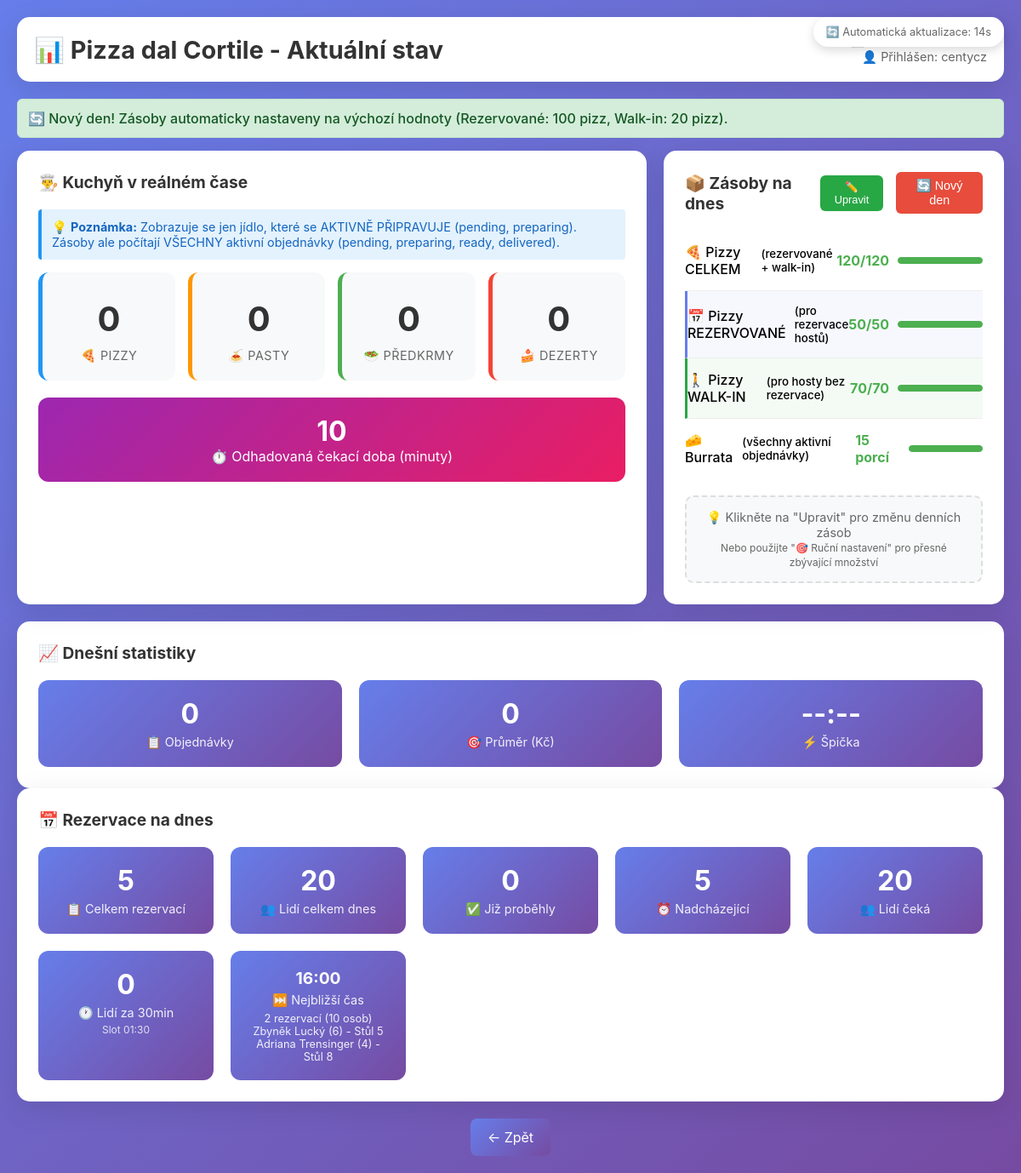
/pizza/status_dashboard.php (signed in), run on an earlier commit of the app's database.
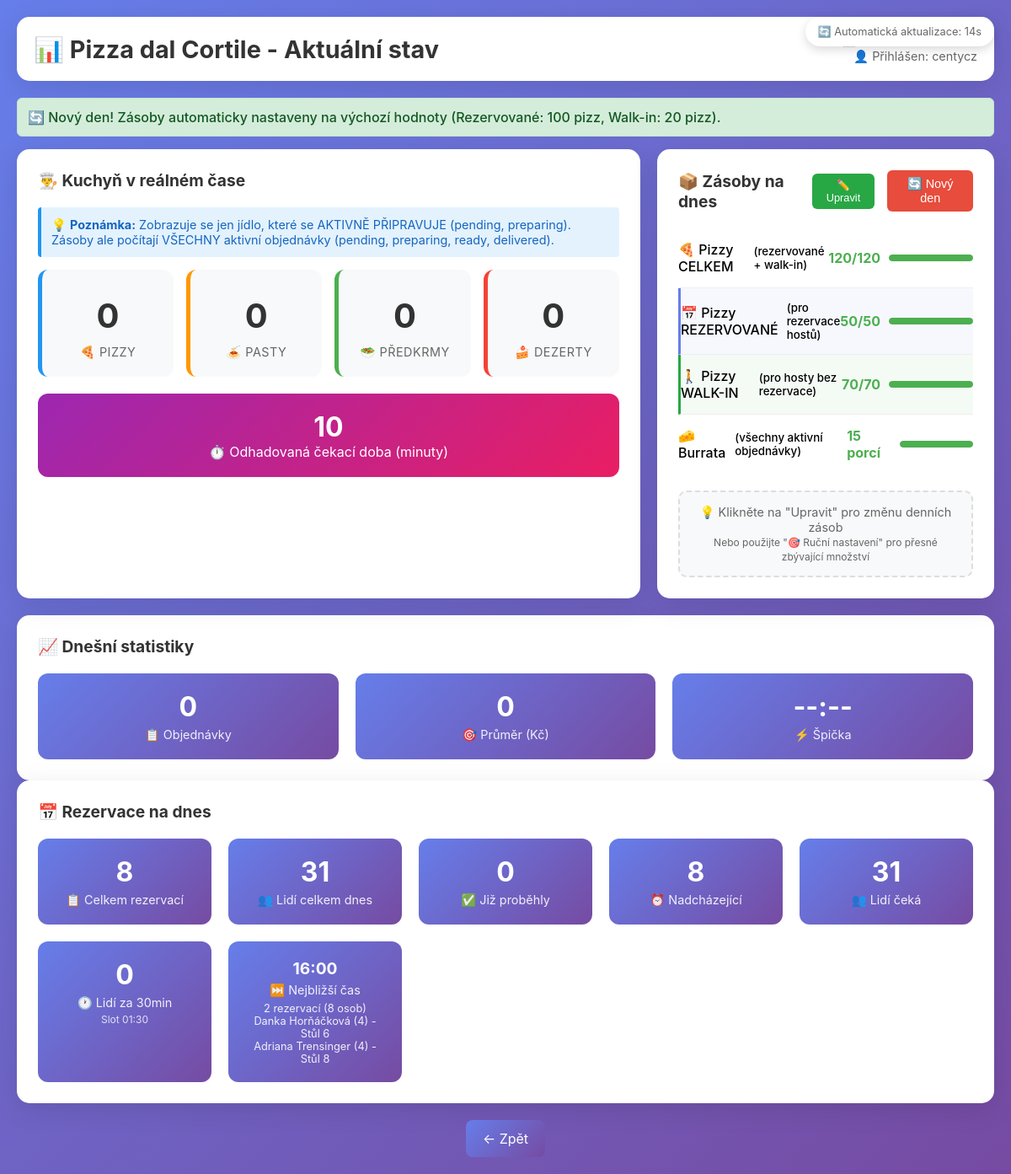
And on a later commit of the database.
### tables this page shows
CREATE TABLE `reservations` (
  `id` int(11) NOT NULL,
  `customer_name` varchar(100) NOT NULL,
  `phone` varchar(20) NOT NULL,
  `email` varchar(100) DEFAULT NULL,
  `party_size` int(11) NOT NULL,
  `reservation_date` date NOT NULL,
  `reservation_time` time NOT NULL,
  `start_datetime` datetime NOT NULL,
  `end_datetime` datetime NOT NULL,
  `manual_duration_minutes` int(11) DEFAULT NULL,
  `table_number` int(11) DEFAULT NULL,
  `status` enum('pending','confirmed','seated','finished','cancelled','no_show') DEFAULT 'pending',
  `notes` text DEFAULT NULL,
  `created_at` timestamp NULL DEFAULT current_timestamp(),
  `updated_at` timestamp NULL DEFAULT current_timestamp() ON UPDATE current_timestamp(),
  `created_by` varchar(50) DEFAULT NULL,
  `source` varchar(20) NOT NULL DEFAULT 'web'
);

### pizza/status_dashboard.php (the view, shortened to what the rows shown need)
<?php
try {
    $pdo = new PDO('mysql:host=127.0.0.1;dbname=pizza_orders;charset=utf8mb4', 'pizza_user', 'pizza');
    $pdo->setAttribute(PDO::ATTR_ERRMODE, PDO::ERRMODE_EXCEPTION);
} catch(PDOException $e) {
    die("Chyba připojení: " . $e->getMessage());
}
$date = date('Y-m-d');
$stmt = $pdo->prepare("SELECT * FROM daily_supplies WHERE date = ?");
$stmt->execute([$date]);
$supplies = $stmt->fetch(PDO::FETCH_ASSOC);
if (!$supplies) {
    try {
        $pdo->exec("ALTER TABLE daily_supplies
                   ADD COLUMN IF NOT EXISTS pizza_reserved INT(11) NOT NULL DEFAULT 0 AFTER pizza_used,
                   ADD COLUMN IF NOT EXISTS pizza_walkin INT(11) NOT NULL DEFAULT 0 AFTER pizza_reserved,
                   ADD COLUMN IF NOT EXISTS burrata_reserved INT(11) NOT NULL DEFAULT 0 AFTER burrata_used,
                   ADD COLUMN IF NOT EXISTS burrata_walkin INT(11) NOT NULL DEFAULT 0 AFTER burrata_reserved");
    } catch (PDOException $e) {
    }
}
$debug_info = [];
try {
    try {
        $pdo->exec("ALTER TABLE orders ADD COLUMN IF NOT EXISTS is_reserved BOOLEAN DEFAULT FALSE AFTER employee_name");
    } catch (PDOException $e) {
    }
} catch(PDOException $e) {
    $pizza_used = 0;
    $pizza_used_reserved = 0;
    $pizza_used_walkin = 0;
    $debug_info['pizza_calc_error'] = $e->getMessage();
}
try {
    $current_time = date('H:i:s');
$stmt = $pdo->prepare("
    SELECT DISTINCT reservation_time
    FROM reservations
    WHERE reservation_date = ?
    AND ADDTIME(reservation_time, '00:15:00') >= ?
    AND status != 'cancelled'
    ORDER BY reservation_time
    LIMIT 1
");
$stmt->execute([$date, $current_time]);
$next_time_slot = $stmt->fetchColumn();
$next_reservations = [];
$next_slot_people_count = 0;
if ($next_time_slot) {
    $stmt = $pdo->prepare("
        SELECT customer_name, reservation_time, party_size, table_number
        FROM reservations
        WHERE reservation_date = ?
        AND reservation_time = ?
        AND status != 'cancelled'
        ORDER BY table_number
    ");
    $stmt->execute([$date, $next_time_slot]);
    $next_reservations = $stmt->fetchAll(PDO::FETCH_ASSOC);
    $next_slot_people_count = array_sum(array_column($next_reservations, 'party_size'));
}
} catch(PDOException $e) {
    $total_reservations = 0;
    $past_reservations = 0;
    $upcoming_reservations = 0;
    $next_reservation = null;
    $total_upcoming_people = 0;
    $total_people_today = 0;
    $next_slot_reservations = 0;
    $next_slot_people = 0;
    $next_slot_display = '--:--';
    $debug_info['reservation_error'] = $e->getMessage();
}
?>
<!DOCTYPE html>
<html lang="cs">
<head>
</head>
<body>
    <div class="header">
        <h1>📊 Pizza dal Cortile - Aktuální stav</h1>
    </div>
    <div class="stats-panel">
        <div class="stats-grid">
            <div class="stat-item">
    <?php if (!empty($next_reservations)): ?>
        <div class="stat-number" style="font-size: 1.2em;"><?= date('H:i', strtotime($next_time_slot)) ?></div>
        <div class="stat-label">⏭️ Nejbližší čas</div>
        <div style="font-size: 0.8em; color: rgba(255,255,255,0.9); margin-top: 5px;">
            <?= count($next_reservations) ?> rezervací (<?= $next_slot_people_count ?> osob)
            <br>
            <?php foreach ($next_reservations as $index => $reservation): ?>
                <?= htmlspecialchars($reservation['customer_name']) ?> (<?= $reservation['party_size'] ?>)
                <?php if ($reservation['table_number']): ?>
                    - Stůl <?= $reservation['table_number'] ?>
                <?php endif; ?>
                <?php if ($index < count($next_reservations) - 1): ?>
                    <br>
                <?php endif; ?>
            <?php endforeach; ?>
        </div>
    <?php else: ?>
        <div class="stat-number">--:--</div>
        <div class="stat-label">⏭️ Nejbližší čas</div>
        <div style="font-size: 0.8em; color: rgba(255,255,255,0.9); margin-top: 5px;">Žádné další rezervace</div>
    <?php endif; ?>
</div>
        </div>
    </div>
</body>
</html>

What changed in the data, as far as the page shows it:
no longer on this page (row edited): reservations: customer_name "Zbyněk Lucký", party_size "6", table_number "5"
added reservations: customer_name "Danka Horňáčková", party_size "4", table_number "6"
Also different on the page:
$total_reservations: "5" → "8"
$total_people_today: "20" → "31"
$upcoming_reservations: "5" → "8"
$total_upcoming_people: "20" → "31"
$next_slot_people_count: "10" → "8"
